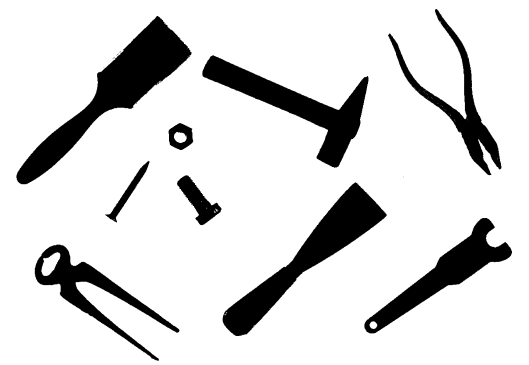
#> input picture img.png, 529 x 365 px
$ python contour_label.py
#> lines starting #> are read from the running program, lines starting #| are printed output that depends on the picture; after the words box and inside, x2 and y2 are one past the last pixel; in counts of white or black regions, pixels touching at a corner belong together
import numpy as np
import matplotlib.pyplot as plt
from PIL import Image
import cv2


# [60 lines left out: functions find_next, trace_contour, contour_labeling, not called in this run]


def main():
    imagen = Image.open("img.png")
#> imagen is the input picture: PIL image 529x365 RGBA; mean R, G, B, A 216.1, 216.1, 216.1, 255
    imagen = imagen.convert("L")
#> imagen: PIL image 529x365 L
    imagen = np.where(np.array(imagen) > 128, 0, 1).astype(np.uint8)
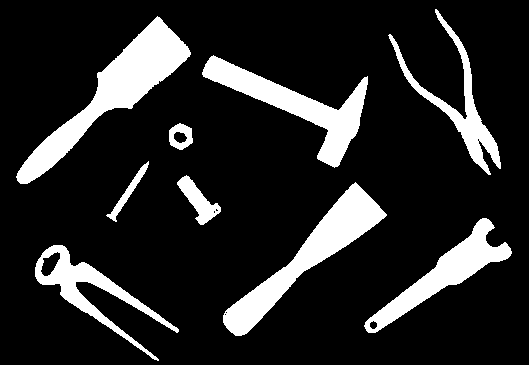
#> imagen: shape (365, 529); values 0 (black) and 1 (white), 15.3% white; 9 white regions
    plt.imshow(imagen, cmap="gray")
    plt.show()
    plt.clf()
    # contours_pts = contour_labeling(imagen)
    contours, _ = cv2.findContours(imagen, cv2.RETR_EXTERNAL, cv2.CHAIN_APPROX_NONE)
#> contours = 9 contours; largest, box (x1, y1, x2, y2) and area: (16, 16, 191, 184) 6761, (223, 182, 387, 336) 5568, (202, 55, 368, 168) 4762, (364, 218, 512, 333) 3866, (35, 245, 179, 361) 3198

    contours_pts = []
    for cnt in contours:
        cnt_pts = []
        for pt in cnt:
            cnt_pts.append(pt[0])
        contours_pts.append(cnt_pts)
#> this loop made 9 passes
#> after the loop, contours_pts = 9 items

    for contours in contours_pts:
        plt.scatter([x[0] for x in contours], [x[1] for x in contours], s=1)

    plt.show()
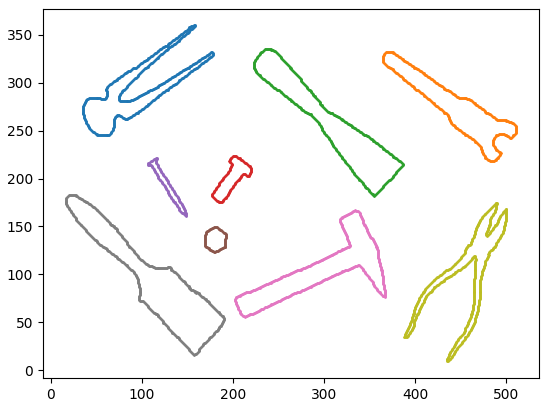
#> figure drawn by matplotlib, 1 panel
    plt.clf()


if __name__ == "__main__":
    main()
